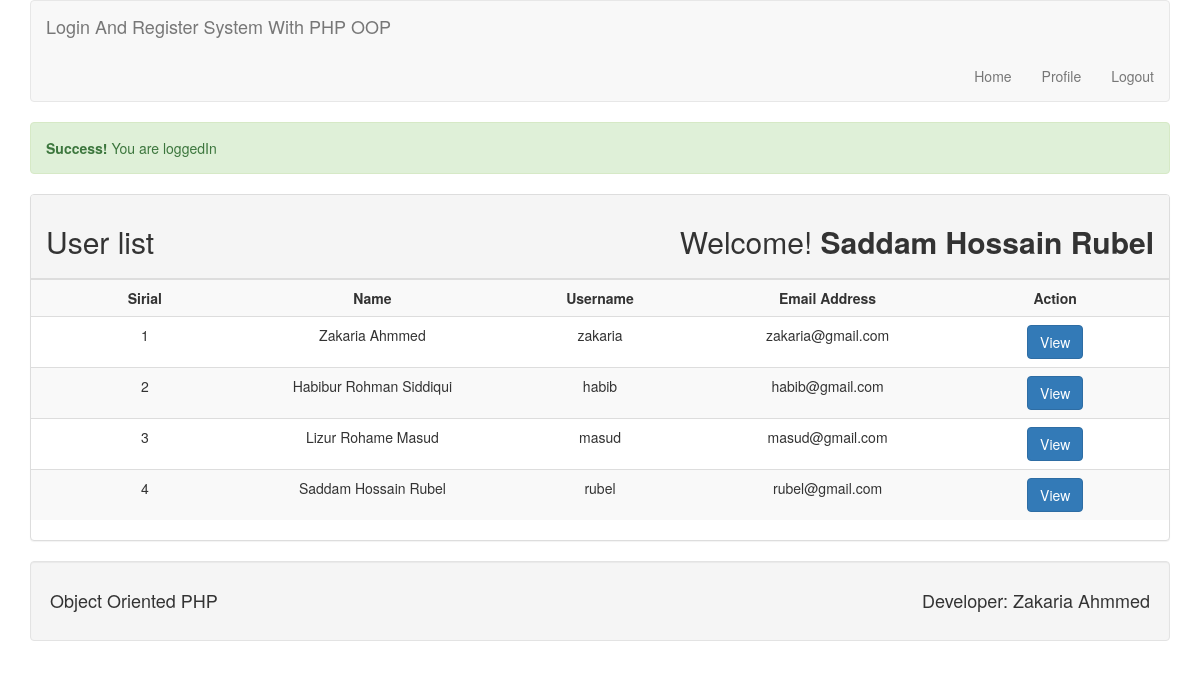
The app's page /index.php (signed in) with its own data.
### tables this page shows
CREATE TABLE `tbl_user` (
  `id` int(20) NOT NULL,
  `name` varchar(25) NOT NULL,
  `username` varchar(25) NOT NULL,
  `email` varchar(35) NOT NULL,
  `password` varchar(35) NOT NULL
);

### lib/Session.php (called while the page is built, shortened)
<?php
class Session {
	public static function getSession($key){
		if(isset($_SESSION[$key])){
			return $_SESSION[$key];
		}else{
			return false;
		}
	}
}
?>

### lib/User.php (called while the page is built, shortened)
<?php
	include_once 'Session.php';
	include 'Database.php';
class User {
	private $db;
	function __construct(){
		$this->db= new Database();
	}
	public function getUserData(){
		$sql="SELECT * FROM tbl_user ORDER BY id DESC";
		$query= $this->db->pdo->prepare($sql);
		$query->execute();
		$result=$query->fetchAll();
		return $result;
	}
}
?>

### lib/Database.php (called while the page is built, shortened)
<?php
class DAtabase {
	private $hostdb="localhost";
	private $userdb="root";
	private $passdb="";
	private $namedb="db_register_login_system";
	function __construct()
	{
		if(!isset($pdo)){
			try {
				$pdo= new PDO("mysql: host=".$this->hostdb.";dbname=".$this->namedb, $this->userdb, $this->passdb);
				$pdo->setAttribute(PDO::ATTR_ERRMODE, PDO::ERRMODE_EXCEPTION);
				$pdo->exec("SET CHARACTER SET utf8");
				$this->pdo=$pdo;
			} catch (PDOException $e) {
				die("Failed to connect with database".$e->getMassage());
			}
		}
	}
}

### index.php (the view, shortened to what this page needs)
<?php
 include 'lib/User.php';
 include 'inc/header.php';
?>
<?php
	$loginmsg=Session::getSession("loginmsg");
	if(isset($loginmsg)){
		echo $loginmsg;
	}
?>
			<div class="panel panel-default">
				<div class="panel-heading">
					<h2>User list <span class="pull-right"> Welcome! <strong>
						<?php
							$name=Session::getSession("name");
							if($name){
								echo $name;
							}
						?>
					</strong></span></h2>
				</div>
				<div panel-body>
					<table class="table table-striped">
						<tr>
							<th width="20%" class="text-center">Sirial</th>
							<th width="20%" class="text-center">Name</th>
							<th width="20%" class="text-center">Username</th>
							<th width="20%" class="text-center">Email Address</th>
							<th width="20%" class="text-center">Action</th>
						</tr>
						<?php
							$user=new User();
							$userdata=$user->getUserData();
							if($userdata){
								$i=0;
								foreach ($userdata as $data) {
									$i++;
						?>
						<tr>
							<td align="center"><?php echo $i;?></td>
							<td align="center"><?php echo $data['name'];?></td>
							<td align="center"><?php echo $data['username'];?></td>
							<td align="center"><?php echo $data['email'];?></td>
							<td align="center"><a class="btn btn-primary" href="profile.php?id=<?php echo $data['id'];?>">View</a></td>
						</tr>
						<?php
							}
						}else{
						?>
						<tr>
							<td colspan="5"><h2>No user data found</h2></td>
						</tr>
						<?php }?>
					</table>
				</div>
			</div>
			<?php include 'inc/footer.php';?>

### inc/header.php (shortened to what this page needs)
<?php
	$filepath=realpath(dirname(__FILE__));
	include_once $filepath.'/../lib/Session.php';
?>
<!DOCTYPE html>
<html>
	<head>
		<link rel="stylesheet" type="text/css" href="inc/bootstrap.min.css">
	</head>
	<body>
		<div class="container">
			<nav class="navbar navbar-default">
				<div class="container-fluid">
					<div class="navbar-header">
						<a class="navbar-brand" href="index.php">Login And Register System With PHP OOP</a>
					</div>
				</div>
				<ul class="nav navbar-nav pull-right">
				<?php
						$id=Session::getSession("id");
						$login=Session::getSession("login");
						if($login==true){
					?>
					<li><a href="index.php">Home</a></li>
					<li><a href="profile.php?id=<?php echo $id; ?>">Profile</a></li>
					<li><a href="?action=logout">Logout</a></li>
					<?php
						}else{
					?>
					<li><a href="login.php">Login</a></li>
					<li><a href="register.php">Register</a></li>
					<?php
						}
					?>
				</ul>
			</nav>

### inc/footer.php
			<div class="well">
				<h4 class="">Object Oriented PHP
				<span class="pull-right">Developer: Zakaria Ahmmed</span>
				</h4>
			</div>
		</div>
	</body>
</html>

### records on screen
tbl_user: name "Zakaria Ahmmed", username "zakaria", email "zakaria@gmail.com"
tbl_user: name "Habibur Rohman Siddiqui", username "habib", email "habib@gmail.com"
tbl_user: name "Lizur Rohame Masud", username "masud", email "masud@gmail.com"
tbl_user: name "Saddam Hossain Rubel", username "rubel", email "rubel@gmail.com"

### other values on screen
$loginmsg "Success! You are loggedIn"
$name "Saddam Hossain Rubel"
